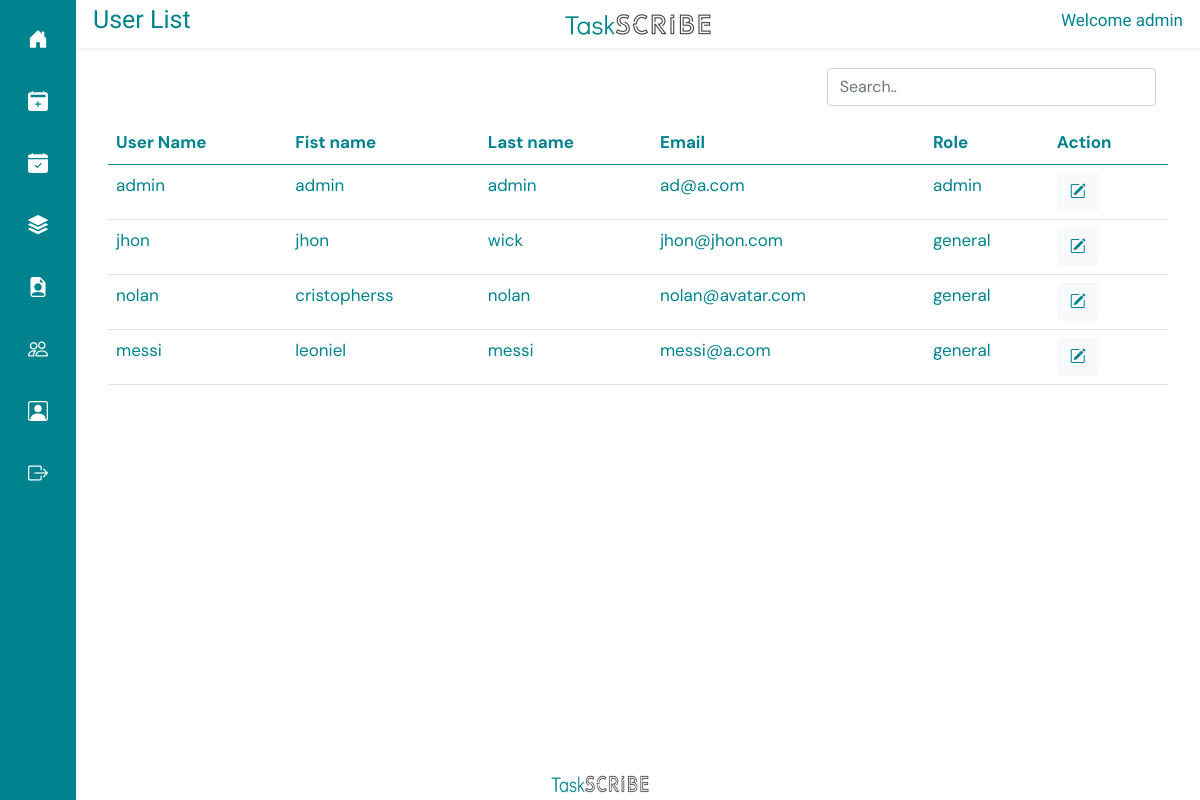
The app's page /edit-task/ (signed in) with its own data.
### taskapp/models.py (models this page shows)
class CustomUser(AbstractUser):
    ROLE_CHOICES = (
        ('admin', 'Admin'),
        ('general', 'General'),
    )
    role = models.CharField(max_length=10, choices=ROLE_CHOICES, default='general')
    def __str__(self):
        return self.username

### taskapp/views.py (the view)
# urls.py: path('edit-task/', edit_task, name='edit_task')
@login_required(login_url="/login/")
@admin_required
def edit_task(request):
    users = CustomUser.objects.all()
    print(users)
    return render(request, "user_list.html", { "users" : users})

### taskapp/views.py (called while the page is built)
def is_admin(user):
    return user.is_authenticated and user.role == 'admin'

### templates/user_list.html (shortened to what this page needs)
{% extends 'base.html' %}
{% load static %}
{% block titlecontent %}
<div class="row shadow-sm align-items-center" style=" margin-top: 0px; padding: 5px;  color: #00838f;">
  <div class="col">
    <h2 style="font-family: Didact Gothic; text-align: left; font-size: 25px;">User List</h2>
  </div>
  <div class="col align-items-center text-center">
    <img src="{% static 'img/logof.png' %}" width="150px" height="25px" alt="">
  </div>
  <div class="col align-items-center">
    <h2  style="font-family: Didact Gothic; text-align: right; font-size: 17px;">Welcome {{ user.username }}</h2>
  </div>
</div>
{% endblock %}
{% block content %}
<div class="row  m-3 p-1" style="padding-bottom: 0px; margin-top: 10px; overflow-x: scroll;">
        <div class="col-8">
        </div>
        <div class="col-4">
          <input type="text-l" class="form-control" id="myInput" placeholder="Search..">
        </div>
    <table id="dtBasicExample" class=" table table-hover p-1 mt-3" style="color: #00838f;">
        <thead>
          <tr>
            <th>User Name</th>
            <th>Fist name</th>
            <th>Last name</th>
            <th>Email</th>
            <th>Role</th>
            <th>Action</th>
          </tr>
        </thead>
        <tbody id="myTable">
        {% for usern in users %}
          <tr>
            <td>{{ usern.username }}</td>
            <td>{{ usern.first_name }}</td>
            <td>{{ usern.last_name}}</td>
            <td>{{ usern.email}}</td>
            <td>{{ usern.role}}</td>
            <td>
                <a href="{% url 'edit_user'  user_id=usern.id %}" type="button" class="btn btn-light" style="color: #00838f;"><i class="bi bi-pencil-square"></i></button></a>
            </td>
          </tr>
        {% endfor %}
        </tbody>
      </table>
    </div>
</div>
{% endblock%}

### templates/base.html (style rules this page uses)
body { font-family: 'DM Sans'; font-size: 17px; background-color: #fff ; color: #00695c; }

### records on screen
CustomUser: username "admin", first_name "admin", last_name "admin", email "ad@a.com", role "admin"
CustomUser: username "jhon", first_name "jhon", last_name "wick", email "jhon@jhon.com", role "general"
CustomUser: username "nolan", first_name "cristopherss", last_name "nolan", email "nolan@avatar.com", role "general"
CustomUser: username "messi", first_name "leoniel", last_name "messi", email "messi@a.com", role "general"
